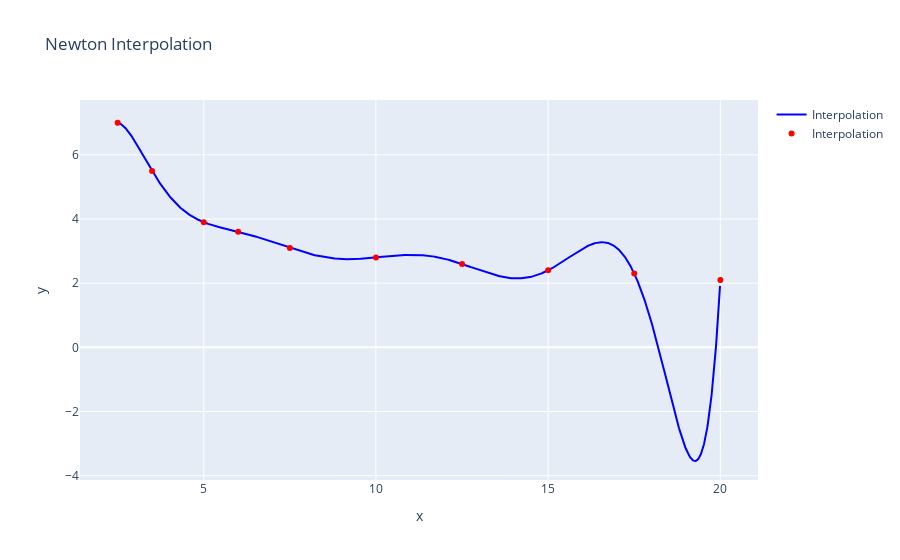

Notebook source saved alongside this figure:
### Code cell
plot1 = go.Scatter(
    x=plot_data_newton["x_x"],
    y=plot_data_newton["interpolation"],
    mode='lines',
    line_color='blue',
    name="Interpolation",
)
plot2 = go.Scatter(
    x=plot_data_newton['x_y'],
    y=plot_data_newton["y"],
    mode='markers',
    line=dict(color="red"),
    name="Interpolation",
)

fig = go.Figure(data=plot1)
fig.add_trace(plot2)

fig.update_layout(
    title="Newton Interpolation",
    xaxis_title="x",
    yaxis_title="y",
)

fig.show()

### Figure 1 — Plotly figure (JSON) as saved in the notebook; plotly's stock layout.template omitted (floating-point values rounded to 4 significant figures; data arrays with more than 128 entries replaced by an {"elided": "..."} marker saying what was removed)
{"data": [{"line": {"color": "blue"}, "mode": "lines", "name": "Interpolation", "x": {"elided": "1759 float values"}, "y": {"elided": "1759 float values"}, "type": "scatter"}, {"line": {"color": "red"}, "mode": "markers", "name": "Interpolation", "x": {"elided": "1759 float values"}, "y": {"elided": "1759 float values"}, "type": "scatter"}], "layout": {"title": {"text": "Newton Interpolation"}, "xaxis": {"title": {"text": "x"}}, "yaxis": {"title": {"text": "y"}}}}
